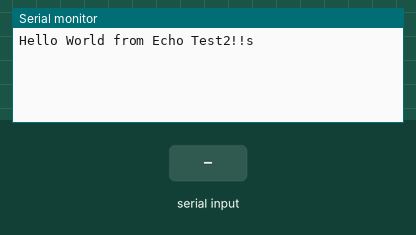
Recording of a sketch running on a simulated Arduino Mega 2560, built with avr-gcc and run on an emulated ATmega2560. Shown: the last lines printed to the serial monitor. Inputs (shaded band) come from the test bench.

Above: at 1.2 s.
1.3 s: "1\n" received over the second serial link
At 2.2 s:
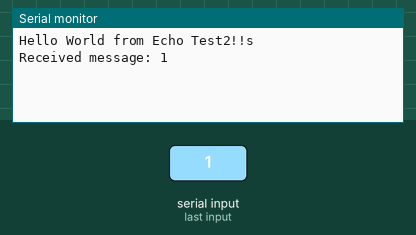
2.8 s: "0\n" received over the second serial link
At 3.3 s:
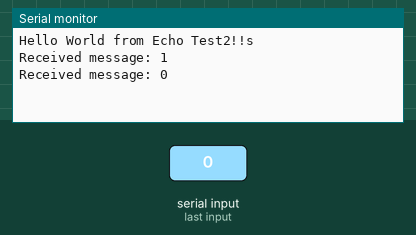
4.3 s: "2\n" received over the second serial link
At 5.7 s:
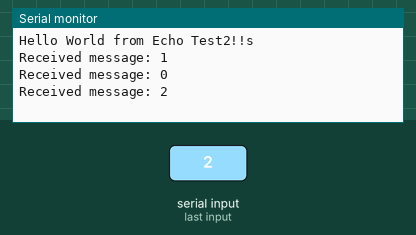

Measured:
- after the input at 1.3 s, the serial monitor: prints a new line at once (image 1)
- after the input at 2.8 s, the serial monitor: prints a new line at once (image 2)
- after the input at 4.3 s, the serial monitor: prints a new line at once (image 3)

The sketch:

echo_test_2.ino
```cpp
// #include <SoftwareSerial.h>

// SoftwareSerial mySerialConnection(2, 3);

void setup() {

    Serial.begin(9600);

    while (!Serial);

    Serial.println("Hello World from Echo Test2!!s");

    Serial1.begin(9600);

    Serial1.println("Beginning my custom my serial connection!");

}

int IDLE_MODE  = 1;
int READ_MODE  = 2;
int WRITE_MODE = 3;

int currentMode = IDLE_MODE;

// char message[200];
String message;

void loop() {


    // printCurrentMode();

    int byte;


    // int messageIndex = 0;
    // while (mySerialConnection.available() && byte != 10) {
    //     int byte = mySerialConnection.read();
    //     currentMode = READ_MODE;
    //     mySerialConnection.write(byte);

    // }
    if (Serial1.available()) {
        message = Serial1.readStringUntil('\n');
        // mySerialConnection.print("Received message: ");
        // mySerialConnection.println(message);

        Serial.print("Received message: ");
        Serial.println(message);
    }

}


void printCurrentMode() {
    Serial.print("Current: ");
    if (currentMode == IDLE_MODE) {
        Serial.print("IDLE_MODE");
    } else if (currentMode == READ_MODE) {
        Serial.print("READ_MODE");
    } else if (currentMode == WRITE_MODE) {
        Serial.print("WRITE_MODE");
    } else {
        Serial.print("UNKOWN ");
        Serial.print(currentMode);
    }

    Serial.println();

}
```
